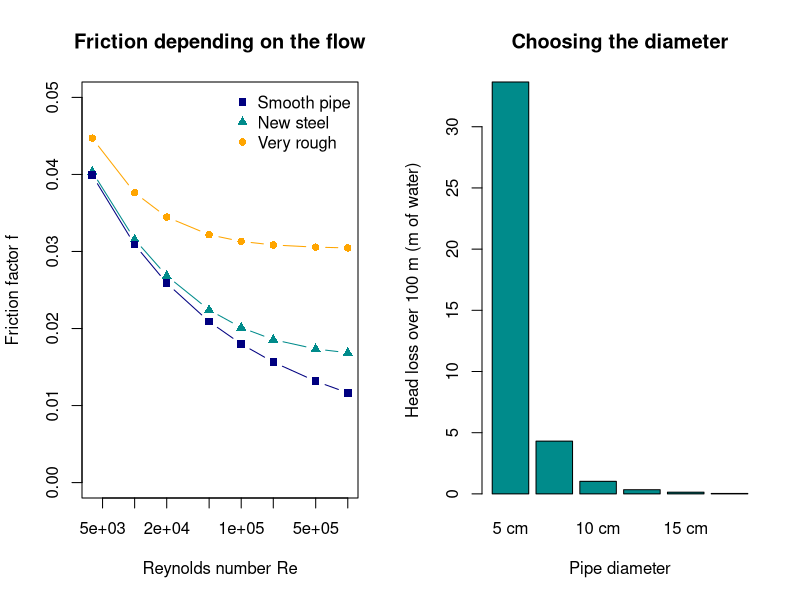

This figure's R source:
# =====================================================================
# APPLICATION: HYDRAULICS (civil engineering)
# Reproduces the two charts of the presentation:
#   1) the friction factor f as a function of the Reynolds number
#   2) the head loss as a function of the pipe diameter
#
# Each point requires solving the Colebrook-White equation, which is
# nonlinear: we use R's uniroot().
# =====================================================================


# ---------------------------------------------------------------------
# STEP 1: function that computes f (Colebrook equation)
# ---------------------------------------------------------------------
# Re  : Reynolds number
# rel : relative roughness = eps / D
# We set x = 1/sqrt(f) and look for x such that g(x) = 0.
colebrook <- function(Re, rel) {
  g <- function(x) x + 2 * log10(rel / 3.7 + 2.51 * x / Re)
  x <- uniroot(g, c(3, 30), tol = 1e-12)$root   # root between 3 and 30
  1 / x^2                                        # back to f
}

# Test: steel (eps = 0.045 mm), D = 0.10 m, Re = 100000
colebrook(1e5, 0.000045 / 0.10)                  # gives about 0.02012


# ---------------------------------------------------------------------
# STEP 2: f as a function of the Reynolds number
# ---------------------------------------------------------------------
Re_vals <- c(4000, 10000, 20000, 50000, 100000, 200000, 500000, 1000000)

f_smooth <- numeric(length(Re_vals))   # smooth pipe
f_steel  <- numeric(length(Re_vals))   # new steel   (eps/D = 0.00045)
f_rough  <- numeric(length(Re_vals))   # very rough  (eps/D = 0.005)

for (i in 1:length(Re_vals)) {
  f_smooth[i] <- colebrook(Re_vals[i], 0)
  f_steel[i]  <- colebrook(Re_vals[i], 0.000045 / 0.10)
  f_rough[i]  <- colebrook(Re_vals[i], 0.005)
}

tab_f <- data.frame(Re = Re_vals, smooth = f_smooth,
                    steel = f_steel, rough = f_rough)
print(tab_f, digits = 4)


# ---------------------------------------------------------------------
# STEP 3: head loss as a function of the diameter
# Fixed flow rate: that of the example (V = 1 m/s in the 0.10 m pipe)
# ---------------------------------------------------------------------
L    <- 100                       # length (m)
eps  <- 0.000045                  # steel roughness (m)
nu   <- 1e-6                      # kinematic viscosity of water (m2/s)
grav <- 9.81                      # gravity (m/s2)
Q    <- pi / 4 * 0.10^2 * 1       # flow rate (m3/s) = 7.85 L/s

diam <- c(0.05, 0.075, 0.10, 0.125, 0.15, 0.20)   # diameters tested (m)

velocity <- numeric(length(diam))
hf       <- numeric(length(diam))

for (i in 1:length(diam)) {
  d <- diam[i]
  velocity[i] <- 4 * Q / (pi * d^2)              # V = Q / cross-section
  Re <- velocity[i] * d / nu                     # Reynolds number
  f  <- colebrook(Re, eps / d)                   # friction factor
  hf[i] <- f * (L / d) * velocity[i]^2 / (2 * grav)   # Darcy-Weisbach
}

tab_hf <- data.frame(Diameter_cm = diam * 100,
                     Velocity_m_s = round(velocity, 2),
                     Loss_m       = round(hf, 2))
print(tab_hf)

cat("\nDiameter divided by 2 (10 cm -> 5 cm): loss multiplied by",
    round(hf[1] / hf[3]), "\n")


# ---------------------------------------------------------------------
# STEP 4: charts
# ---------------------------------------------------------------------
par(mfrow = c(1, 2))

# Chart 1: f as a function of Re (logarithmic scale on x)
plot(Re_vals, f_rough, type = "b", log = "x", col = "orange", pch = 16,
     ylim = c(0, 0.05), xlab = "Reynolds number Re",
     ylab = "Friction factor f",
     main = "Friction depending on the flow")
lines(Re_vals, f_steel,  type = "b", col = "darkcyan", pch = 17)
lines(Re_vals, f_smooth, type = "b", col = "navy",     pch = 15)
legend("topright", bty = "n", pch = c(15, 17, 16),
       col = c("navy", "darkcyan", "orange"),
       legend = c("Smooth pipe", "New steel", "Very rough"))

# Chart 2: head loss depending on the diameter
barplot(hf, names.arg = paste(diam * 100, "cm"), col = "darkcyan",
        xlab = "Pipe diameter",
        ylab = "Head loss over 100 m (m of water)",
        main = "Choosing the diameter")
